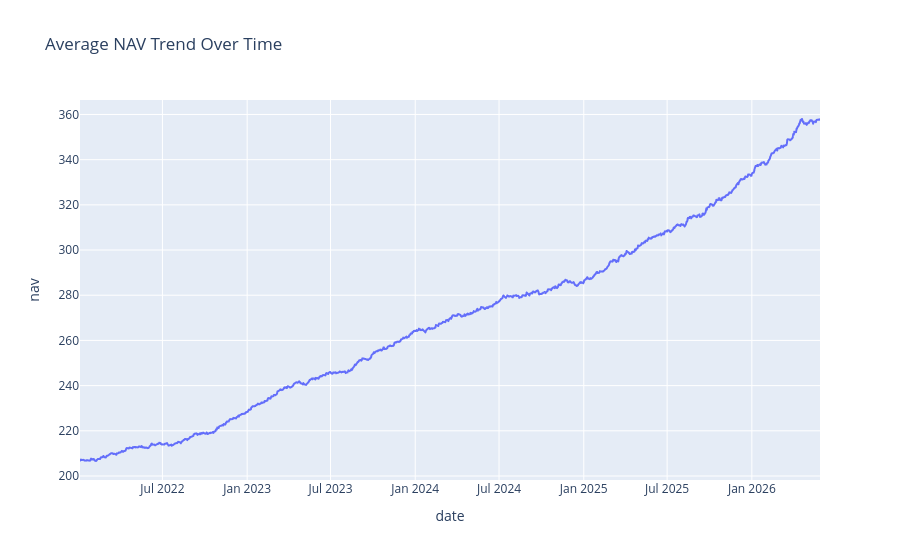

Notebook source saved alongside this figure:
### Code cell
# eda chart nav trend analysis

nav_df['date'] = pd.to_datetime(nav_df['date'])

daily_nav = nav_df.groupby('date')['nav'].mean().reset_index()

fig = px.line(daily_nav, x='date', y='nav', title='Average NAV Trend Over Time')
fig.show()

### Figure 1 — Plotly figure (JSON) as saved in the notebook; plotly's stock layout.template omitted (floating-point values rounded to 4 significant figures; data arrays with more than 128 entries replaced by an {"elided": "..."} marker saying what was removed)
{"data": [{"hovertemplate": "date=%{x}<br>nav=%{y}<extra></extra>", "legendgroup": "", "line": {"color": "#636efa", "dash": "solid"}, "marker": {"symbol": "circle"}, "mode": "lines", "name": "", "showlegend": false, "type": "scattergl", "x": {"elided": "1150 str values"}, "xaxis": "x", "y": {"elided": "1150 float values"}, "yaxis": "y"}], "layout": {"legend": {"tracegroupgap": 0}, "title": {"text": "Average NAV Trend Over Time"}, "xaxis": {"anchor": "y", "domain": [0, 1], "title": {"text": "date"}}, "yaxis": {"anchor": "x", "domain": [0, 1], "title": {"text": "nav"}}}}
